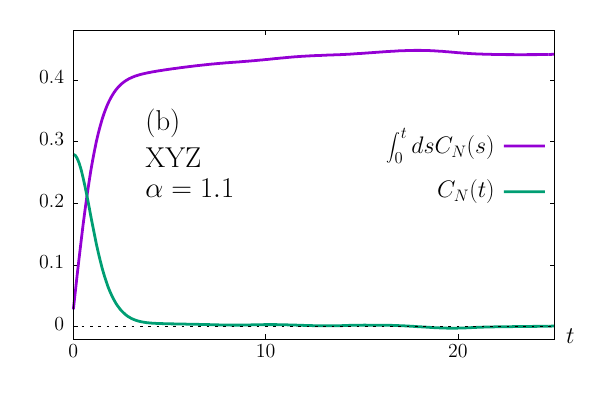

gnuplot code for this plot:
set terminal epslatex standalone color size 6, 4
set output "fig5_xyz_1.tex"

set style line 2 lt 2 dt (2,4) lw 4

set tmargin 2
set bmargin 4
set rmargin 5
set lmargin 8

#set xtics format "%g"
set xtics 10
#set ytics 0.04
set xrange [0:25]  # X軸の範囲を制限
set yrange [-0.02:0.48]

set key at graph 1.0, 0.7
set key spacing 3.0
#set title '$\alpha=1.1$' at graph 1.0, 1.0
#unset label

set xlabel offset 28 ,2.5 
set xlabel "$t$"

set label '(b)' at graph 0.15,0.7
set label 'XYZ' at graph 0.15,0.58
set label '$\alpha=1.1$' at graph 0.15,0.48

plot 'fort.52' u 1:2 w l lw 8 title "$\\int^t_0 ds C_N(s)$", \
     'fort.51' u 1:2 w l lw 8 title "$C_N(t)$", \
     0 w l linestyle 2 lc rgb "black" notitle


unset output